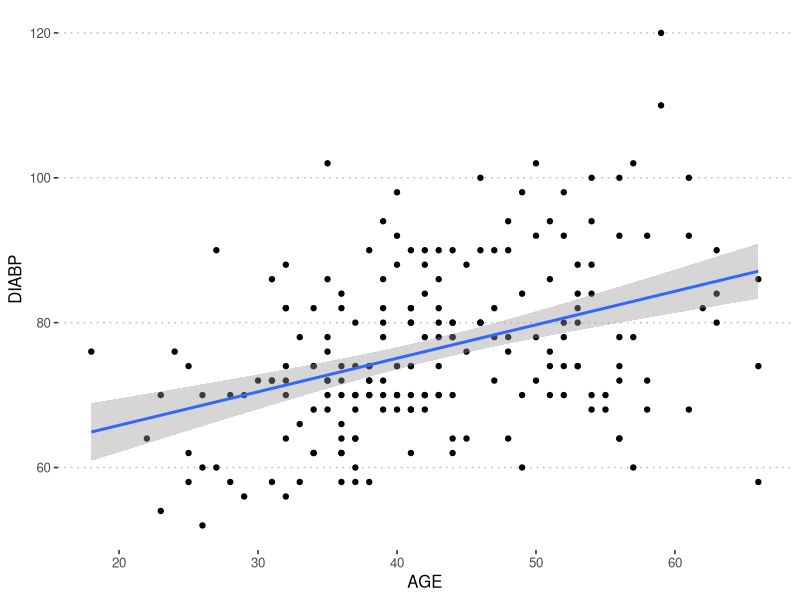
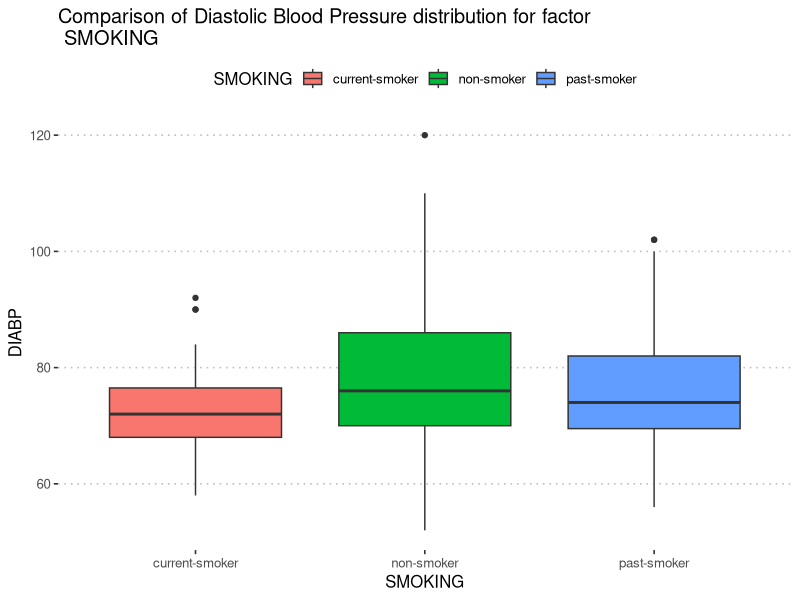
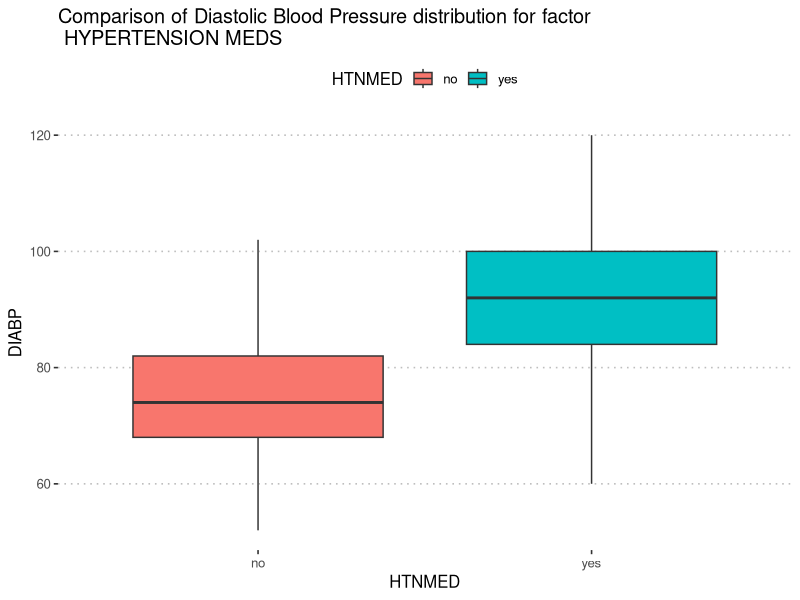

The R source for these figures, in order:
## ---- chunk 1
knitr::opts_chunk$set(echo = TRUE)
## ---- chunk 2
rm(list = ls())
library(tidyverse)
library(ggpubr)
library(car)
## ---- chunk 3

dat <- read.csv("cohort_DIABP_female.txt", header = TRUE, sep = "")
dat$SMOKING <- as.factor(dat$SMOKING)
dat$HTNMED <- as.factor(dat$HTNMED)
attach(dat)
str(dat)
## ---- chunk 4

cor(AGE, DIABP)
lm(DIABP ~ AGE)

ggplot(dat,
       aes(x = AGE, y= DIABP))+
  geom_point()+
  geom_smooth(method = "lm")+
  theme_pubclean()
## ---- chunk 5
ggplot(dat)+
  geom_boxplot(
    aes(y= DIABP, x = SMOKING, fill= SMOKING))+
    ggtitle("Comparison of Diastolic Blood Pressure distribution for factor \n SMOKING")+
  theme_pubclean()

model <- lm(DIABP ~ SMOKING)
summary(model)$coef
## ---- chunk 6
ggplot(dat,
      aes(x= HTNMED, y= DIABP, fill= HTNMED))+
    geom_boxplot()+
    ggtitle("Comparison of Diastolic Blood Pressure distribution for factor \n HYPERTENSION MEDS")+
  theme_pubclean()

model2 <- lm(DIABP ~ HTNMED)
summary(model2)$coef
## ---- chunk 7
model3 <- lm(DIABP ~ SMOKING + HTNMED)
Anova(model3) %>% knitr::kable()
